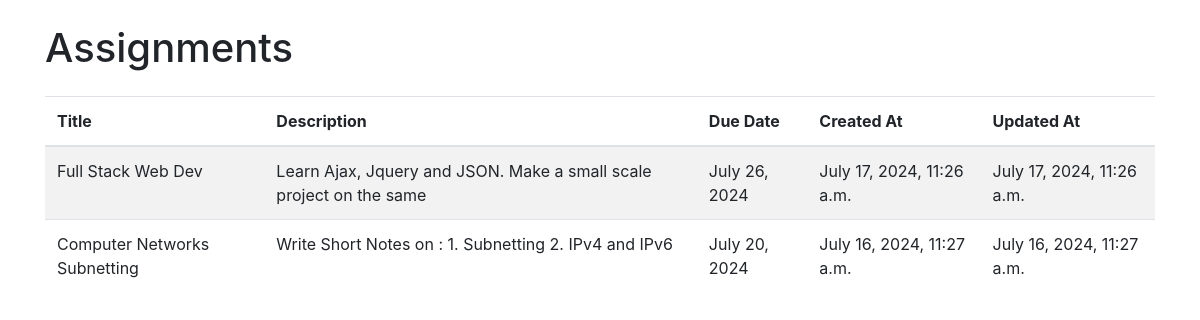
/assignments/, run on the app's committed database.
### home/models.py (models this page shows, shortened)
class Assignment(models.Model):
    title = models.CharField(max_length=200)
    description = models.TextField()
    due_date = models.DateField()
    created_at = models.DateTimeField(default=timezone.now)
    updated_at = models.DateTimeField(default=timezone.now)

### home/views.py (the view)
# urls.py: path('assignments/', views.assignment_list, name='assignment_list'),
def assignment_list(request):
    assignments = Assignment.objects.all().order_by('-created_at')
    return render(request, 'assignment_list.html', {'assignments': assignments})

### templates/assignment_list.html (shortened to what this page needs)
{% extends 'base.html' %}
{% block content %}
<h1 class="mt-4">Assignments</h1>
<table class="table table-striped mt-4">
    <thead>
        <tr>
            <th scope="col">Title</th>
            <th scope="col">Description</th>
            <th scope="col">Due Date</th>
            <th scope="col">Created At</th>
            <th scope="col">Updated At</th>
        </tr>
    </thead>
    <tbody>
        {% for assignment in assignments %}
            <tr>
                <td>{{ assignment.title }}</td>
                <td>{{ assignment.description }}</td>
                <td>{{ assignment.due_date }}</td>
                <td>{{ assignment.created_at }}</td>
                <td>{{ assignment.updated_at }}</td>
            </tr>
        {% endfor %}
    </tbody>
</table>
{% endblock %}

### data on the page
Assignment: title "Full Stack Web Dev", description "Learn Ajax, Jquery and JSON. Make a small scale project on the same", due_date "July 26, 2024", created_at "July 17, 2024, 11:26 a.m.", updated_at "July 17, 2024, 11:26 a.m."
Assignment: title "Computer Networks Subnetting", description "Write Short Notes on : 1. Subnetting 2. IPv4 and IPv6", due_date "July 20, 2024", created_at "July 16, 2024, 11:27 a.m.", updated_at "July 16, 2024, 11:27 a.m."
